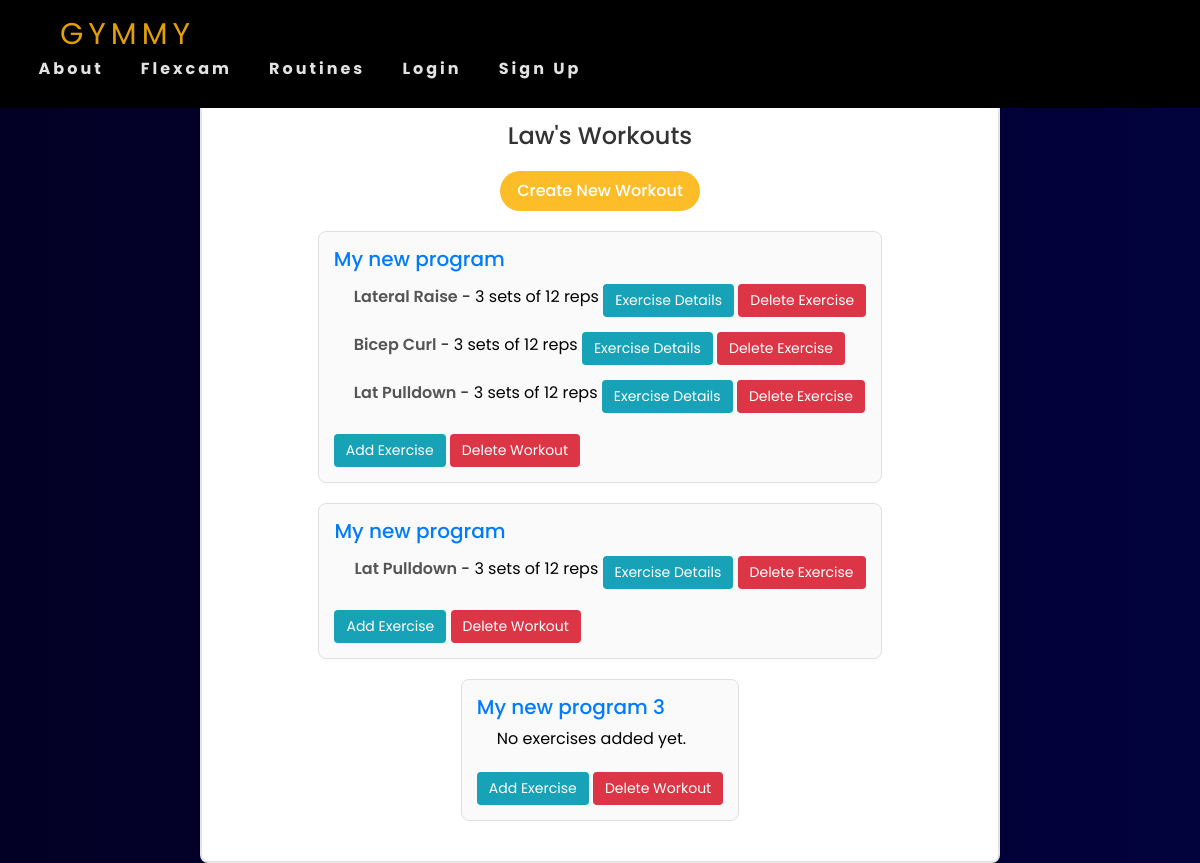
The app's page /my_workouts/Law/, older data.
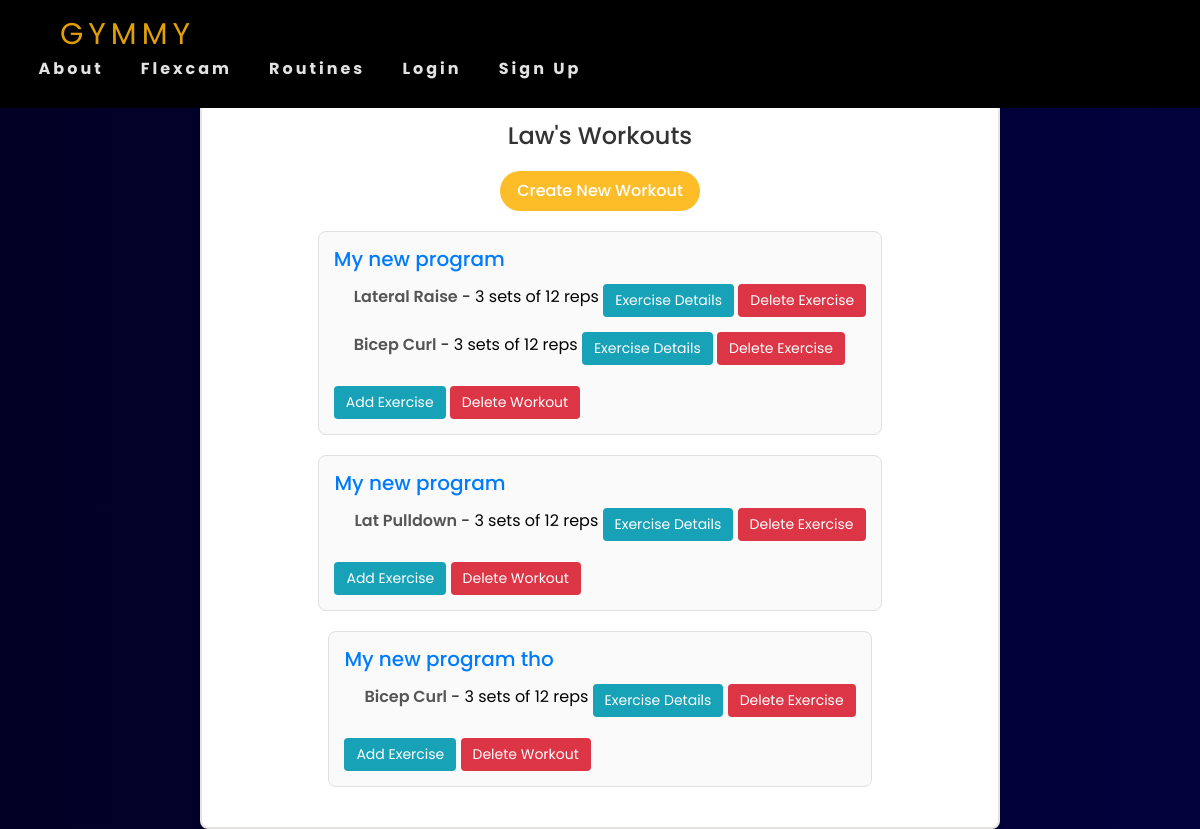
The same page, newer data.
### gymmy/models.py (models this page shows, shortened)
class Workout(models.Model):
    user = models.ForeignKey(User, on_delete=models.CASCADE, related_name='workouts')
    name = models.CharField(max_length=50)

class WorkoutExercise(models.Model):
    workout = models.ForeignKey(Workout, on_delete=models.CASCADE, related_name='exercises')
    routine = models.ForeignKey(Routines, on_delete=models.CASCADE)
    reps = models.PositiveIntegerField(default=1)
    sets = models.PositiveIntegerField(default=1)

class Routines(models.Model):
    routine = models.CharField(max_length=30)
    category = models.ForeignKey(Category, on_delete=models.CASCADE, default=1)
    description = models.CharField(max_length=500, default='', blank=True, null=True)
    image = models.ImageField(upload_to='uploads/routine/')
    favorites = models.ManyToManyField(User, related_name='favourite_routines', blank=True)
    instructions = models.TextField(blank=True, null=True)
    benefits = models.TextField(blank=True, null=True)
    class Meta:
        verbose_name_plural = 'routines'

### gymmy/views.py (the view, shortened to what this page needs)
# urls.py: path('my_workouts/', views.my_workouts, name='my_workouts'),
def my_workouts(request, username=None):
    if username:
        user = get_object_or_404(User, username=username)
    else:
        user = request.user
    workouts = Workout.objects.filter(user=user)
    routines = Routines.objects.all()
    return render(request, 'gymmy/my_workouts.html', {'workouts': workouts, 'profile_user': user, 'routines': routines})

### gymmy/templates/gymmy/my_workouts.html (shortened to what this page needs)
{% extends 'gymmy/base.html' %}
{% load static %}
{% block css %}<link rel="stylesheet" href="{% static 'css/myworkouts.css' %}">{% endblock %}
{% block content %}
<div class="profile-container">
    <h2>{{ profile_user.username }}'s Workouts</h2>
     <button id="create-workout-button" class="btn-create ">Create New Workout</button>
    {% if workouts %}
        {% for workout in workouts %}
            <div class="workout">
                <h3>{{ workout.name }}</h3>
                <ul>
                    {% for exercise in workout.exercises.all %}
                        <li>
                            <strong>{{ exercise.routine.routine }}</strong> -
                            {{ exercise.sets }} sets of {{ exercise.reps }} reps
                            <a href="{% url 'exercise_details' exercise.routine.id %}" class="btn btn-info">Exercise Details</a>
                            <form method="POST" action="{% url 'delete_exercise' exercise.id %}" style="display:inline;">
                                <button type="submit" class="btn btn-danger" onclick="return confirm('Are you sure you want to delete this workout?');">Delete Exercise</button>
                            </form>
                        </li>
                    {% empty %}
                        <li>No exercises added yet.</li>
                    {% endfor %}
                </ul>
                <button class="add-exercise-button btn btn-info" data-workout-id="{{ workout.id }}">Add Exercise</button>
                <form method="POST" action="{% url 'delete_workout' workout.id %}" style="display:inline;">
                    <button type="submit" class="btn btn-danger" onclick="return confirm('Are you sure you want to delete this workout?');">Delete Workout</button>
                </form>
            </div>
        {% endfor %}
    {% else %}
        <p>You have no workouts yet. Start creating your workouts!</p>
    {% endif %}
</div>
{% endblock %}

### gymmy/templates/gymmy/base.html (shortened to what this page needs)
{% load static %}
<!DOCTYPE html>
<html lang="en">
<head>
    <link rel = "stylesheet" href="{% static 'css/base.css' %}">
    <link rel="stylesheet" href="{% static 'bootstrap/css/bootstrap.min.css' %}">
    <link rel="stylesheet"  href="{% static 'css/profile.css' %}">
    <link href='https://unpkg.com/boxicons@2.1.4/css/boxicons.min.css' rel='stylesheet'>
    {% block css %}{% endblock %}
</head>
    <nav>
        <div class="logo">
            <a href="{% url 'homepage' %}">GYMMY</a>
        </div>
        <ul class="nav-links">
            <li><a href="{% url 'about' %}">About</a></li>
    {% if user.is_authenticated%}
        <li><a href="{% url 'new_flexcam_post' %}" >Create Post</a></li>
        <li><a href="{% url 'flexcam' %}">Flexcam</a></li>
        <li><a href="{% url 'routines' %}">Routines</a></li>
        <li><a href="{% url 'profile_front' %}" class="signup-link">Profile</a></li>
        <li><a href="{% url 'logout' %}" class="signup-link">Logout</a></li>
    {% else %}
        <li><a href="{% url 'login' %}">Flexcam</a></li>
        <li><a href="{% url 'login' %}">Routines</a></li>
        <li><a href="{% url 'login' %}" class="signup-link">Login</a></li>
        <li><a href="{% url 'signup' %}" class="signup-link">Sign Up</a></li>
    {% endif %}
        </ul>
    </nav>
{% block content %}{% endblock %}
</html>

### gymmy/static/css/base.css (style rules this page uses)
* { padding: 0; margin: 0; box-sizing: border-box; }
li::marker { font-size: 3em; line-height: .1; }
.logo { text-transform: uppercase; letter-spacing: 5px; font-size: 30px; margin-left: 40px; }
.logo a { text-decoration: none; color: #e19f06; }
nav { position: fixed; top: 0; left: 0; width: 100%; z-index: 99; display: flex; justify-content: space-between; padding: 11.5px 20px; align-items: center; min-height: 8vh; font-family: 'Poppins', sans-serif; background-color: black; }
.nav-links { list-style: none; width: 50%; display: flex; justify-content: space-around; }
.nav-links a { color: rgb(226, 226, 226); text-decoration: none; letter-spacing: 3px; font-weight: bold; font-size: 16px; transition: all 0.1s ease-in-out; }

### gymmy/static/css/profile.css (style rules this page uses)
* { margin: 0; padding: 0; box-sizing: border-box; font-family: "Poppins", sans-serif; }
.profile-container { width: 100%; max-width: 800px; background: #f9f9f9; border: 2px solid rgba(136, 118, 118, 0.2); backdrop-filter: blur(15px); box-shadow: 0 0 10px rgba(136, 118, 118, 0.2); color: #000; border-radius: 10px; padding: 30px; display: flex; flex-direction: column; align-items: center; }

### gymmy/static/css/myworkouts.css (style rules this page uses)
* { padding: 0; margin: 0; box-sizing: border-box; }
.profile-container { max-width: 800px; margin: 0 auto; padding: 20px; background-color: #fff; border-radius: 8px; box-shadow: 0 2px 10px rgba(0, 0, 0, 0.1); }
h2 { margin-bottom: 20px; font-size: 24px; color: #333; text-align: center; }
.workout { margin-bottom: 20px; padding: 15px; border: 1px solid #e0e0e0; border-radius: 8px; background-color: #fafafa; }
.workout h3 { margin-top: 0; font-size: 20px; color: #007bff; }
.workout ul { padding-left: 20px; list-style-type: none; }
.workout ul li { margin-bottom: 10px; font-size: 16px; }
.workout ul li strong { font-weight: 600; color: #555; }
.btn { padding: 6px 12px; font-size: 14px; border-radius: 4px; cursor: pointer; text-decoration: none; display: inline-block; margin-top: 5px; }
.btn-info { background-color: #17a2b8; border: none; color: #fff; }
.btn-danger { background-color: #dc3545; border: none; color: #fff; }
.btn-create { margin-bottom: 20px; border-radius: 20px; width: 200px; height: 40px; background: #fdbd29; border: none; color: white; font-weight: 500; cursor: pointer; }

Row changes from the older to the newer data that the page shows:
removed WorkoutExercise: routine.routine "Lat Pulldown", sets "3", reps "12", shown under Workout (number 1 of 3 on the later page)
removed Workout: name "My new program 3"
added Workout: name "My new program tho"
added WorkoutExercise: routine.routine "Bicep Curl", sets "3", reps "12", shown under "My new program tho"
